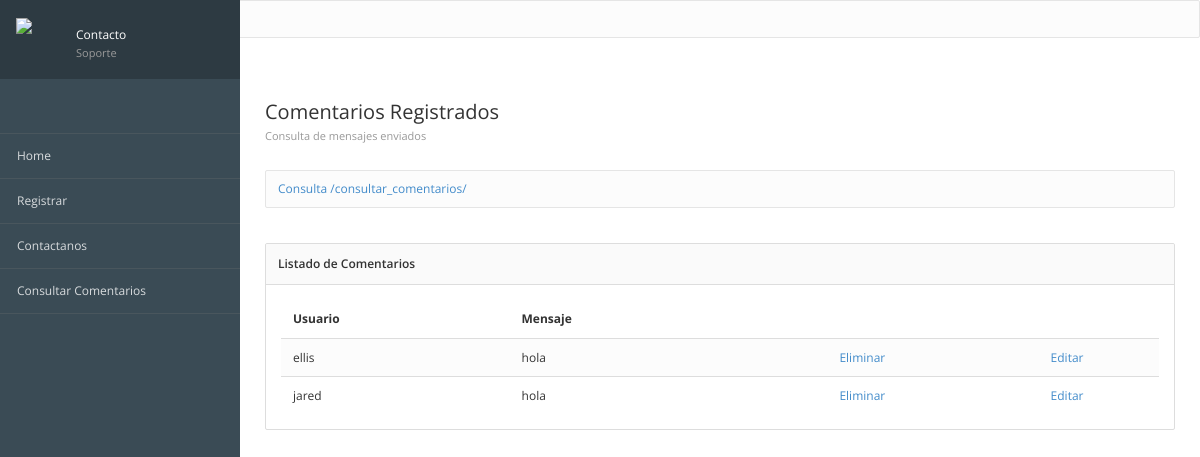
The app's page /consultar_comentarios/, older data.
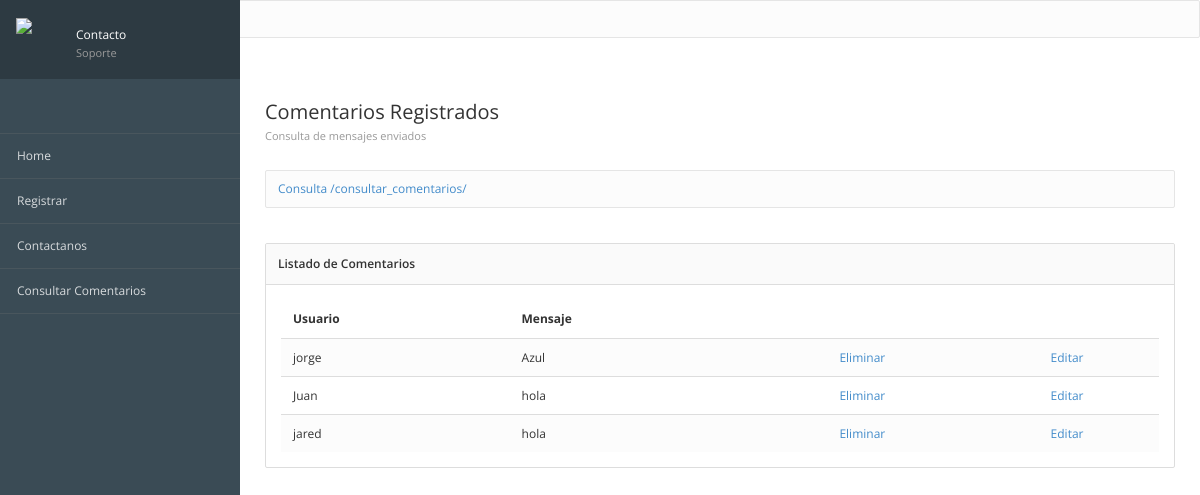
The same page, newer data.
### registros/models.py (models this page shows, shortened)
class ComentarioContacto(models.Model):
    id = models.AutoField(primary_key=True, verbose_name="Clave")
    usuario = models.TextField(verbose_name="Usuario")
    mensaje = models.TextField(verbose_name="Comentario")
    created = models.DateTimeField(auto_now_add=True, verbose_name="Registrado")
    class Meta:
        verbose_name = "Comentario Contacto"
        verbose_name_plural = "Comentarios Contactos"
        ordering = ["-created"]
    from django.db import models

### registros/views.py (the view)
# urls.py: path('consultar_comentarios/', views_registros.consultar_comentarios, name='consultar_comentarios'),
def consultar_comentarios(request):
  comentarios = ComentarioContacto.objects.all()
  return render(request, 'registros/consultar_comentarios.html', {'comentarios': comentarios})

### registros/templates/registros/consultar_comentarios.html (shortened to what this page needs)
{% extends "inicio/encabezado.html" %}
{% block imagen %}
	{% load static %}
	{% static 'inicio/images/contacto.png' %}
{% endblock %}
{% block titulo_principal %}
	Contacto <span> Soporte</span>
{% endblock %}
{% block contenido %}
<div class="page-header">
	<div class="page-title">
		<h3>Comentarios Registrados
			<small>Consulta de mensajes enviados</small>
		</h3>
	</div>
</div>
{% block url %}
<div class="breadcrumb-line">
	<ul class="breadcrumb">
		<a href="{% url 'consultar_comentarios' %}">
			{% if request.path == '/' %}
				Consulta
			{% else %}
				Consulta {{ request.path }}
			{% endif %}
		</a>
	</ul>
</div>
{% endblock %}
<div class="panel panel-default">
	<div class="panel-heading"><h5 class="panel-title">Listado de Comentarios</h5></div>
	<div class="panel-body">
		<div class="table-responsive">
			<table class="table table-striped">
				<thead>
					<tr>
						<th>Usuario</th>
						<th>Mensaje</th>
					</tr>
				</thead>
				<tbody>
				    {% for comentario in comentarios %}
				    <tr>
				        <td>{{ comentario.usuario }}</td>
				        <td>{{ comentario.mensaje }}</td>
						<td class="text-center">
 						<a href="{%url 'Eliminar' comentario.id%}">Eliminar</a>
						<td class="text-center">
						<a href="{%url 'ConsultaIndividual' comentario.id%}">Editar</a>
						</td>
				    </tr>
				    {% empty %}
				    <tr><td colspan="4">No hay comentarios registrados.</td></tr>
				    {% endfor %}
				</tbody>
			</table>
		</div>
	</div>
</div>
{% endblock %}

Row changes from the older to the newer data that the page shows:
removed ComentarioContacto: usuario "ellis", mensaje "hola"
added ComentarioContacto: usuario "jorge", mensaje "Azul"
added ComentarioContacto: usuario "Juan", mensaje "hola"
